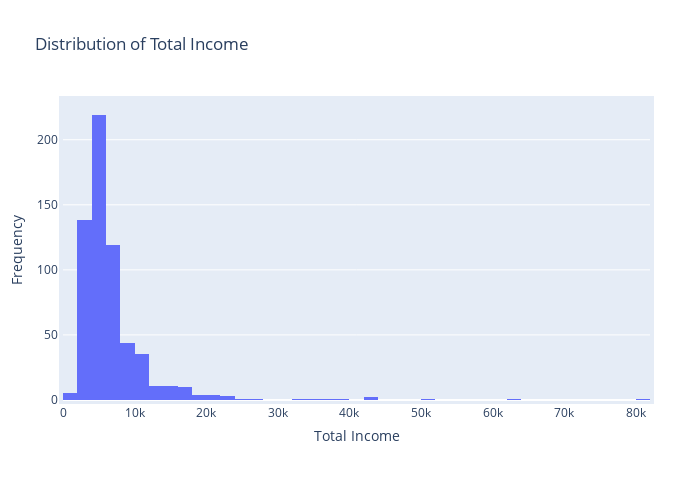

Notebook code cell kept with this figure:
### Code cell
# Create the distribution plot using Plotly Express
fig = px.histogram(df_train, x='total_income', nbins=50, title='Distribution of Total Income')

# Update layout
fig.update_layout(xaxis_title='Total Income', yaxis_title='Frequency')
fig.update_layout(
    autosize=False,
    width=700,
    height=500,
    margin=dict(
        l=50,
        r=50,
        b=100,
        t=100,
        pad=4
    ),
    # paper_bgcolor="LightSteelBlue",
) 
# Show the plot
fig.show()

### Figure 1 — Plotly figure (JSON) as saved in the notebook; plotly's stock layout.template omitted (floating-point values rounded to 4 significant figures; data arrays with more than 128 entries replaced by an {"elided": "..."} marker saying what was removed)
{"data": [{"alignmentgroup": "True", "bingroup": "x", "hovertemplate": "total_income=%{x}<br>count=%{y}<extra></extra>", "legendgroup": "", "marker": {"color": "#636efa", "pattern": {"shape": ""}}, "name": "", "nbinsx": 50, "offsetgroup": "", "orientation": "v", "showlegend": false, "type": "histogram", "x": {"elided": "614 float values"}, "xaxis": "x", "yaxis": "y"}], "layout": {"autosize": false, "barmode": "relative", "height": 500, "legend": {"tracegroupgap": 0}, "margin": {"b": 100, "l": 50, "pad": 4, "r": 50, "t": 100}, "title": {"text": "Distribution of Total Income"}, "width": 700, "xaxis": {"anchor": "y", "domain": [0, 1], "title": {"text": "Total Income"}}, "yaxis": {"anchor": "x", "domain": [0, 1], "title": {"text": "Frequency"}}}}
